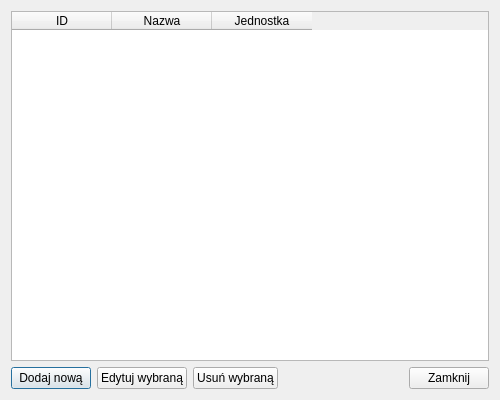
<?xml version="1.0" encoding="UTF-8"?>
<ui version="4.0">
 <class>KategorieDialog</class>
 <widget class="QDialog" name="KategorieDialog">
  <property name="geometry">
   <rect>
    <x>0</x>
    <y>0</y>
    <width>500</width>
    <height>400</height>
   </rect>
  </property>
  <property name="windowTitle">
   <string>Zarządzanie Kategoriami</string>
  </property>
  <layout class="QVBoxLayout" name="verticalLayout">
   <item>
    <widget class="QTableWidget" name="tabela">
     <property name="selectionMode">
      <enum>QAbstractItemView::SingleSelection</enum>
     </property>
     <property name="selectionBehavior">
      <enum>QAbstractItemView::SelectRows</enum>
     </property>
     <property name="editTriggers">
      <set>QAbstractItemView::NoEditTriggers</set>
     </property>
     <column>
      <property name="text">
       <string>ID</string>
      </property>
     </column>
     <column>
      <property name="text">
       <string>Nazwa</string>
      </property>
     </column>
     <column>
      <property name="text">
       <string>Jednostka</string>
      </property>
     </column>
    </widget>
   </item>
   <item>
    <layout class="QHBoxLayout" name="horizontalLayout">
     <item>
      <widget class="QPushButton" name="btnDodaj">
       <property name="text">
        <string>Dodaj nową</string>
       </property>
      </widget>
     </item>
     <item>
      <widget class="QPushButton" name="btnEdytuj">
       <property name="text">
        <string>Edytuj wybraną</string>
       </property>
      </widget>
     </item>
     <item>
      <widget class="QPushButton" name="btnUsun">
       <property name="text">
        <string>Usuń wybraną</string>
       </property>
      </widget>
     </item>
     <item>
      <spacer name="horizontalSpacer">
       <property name="orientation">
        <enum>Qt::Orientation::Horizontal</enum>
       </property>
       <property name="sizeHint" stdset="0">
        <size>
         <width>40</width>
         <height>20</height>
        </size>
       </property>
      </spacer>
     </item>
     <item>
      <widget class="QPushButton" name="btnZamknij">
       <property name="text">
        <string>Zamknij</string>
       </property>
      </widget>
     </item>
    </layout>
   </item>
  </layout>
 </widget>
 <resources/>
 <connections>
 </connections>
</ui>
